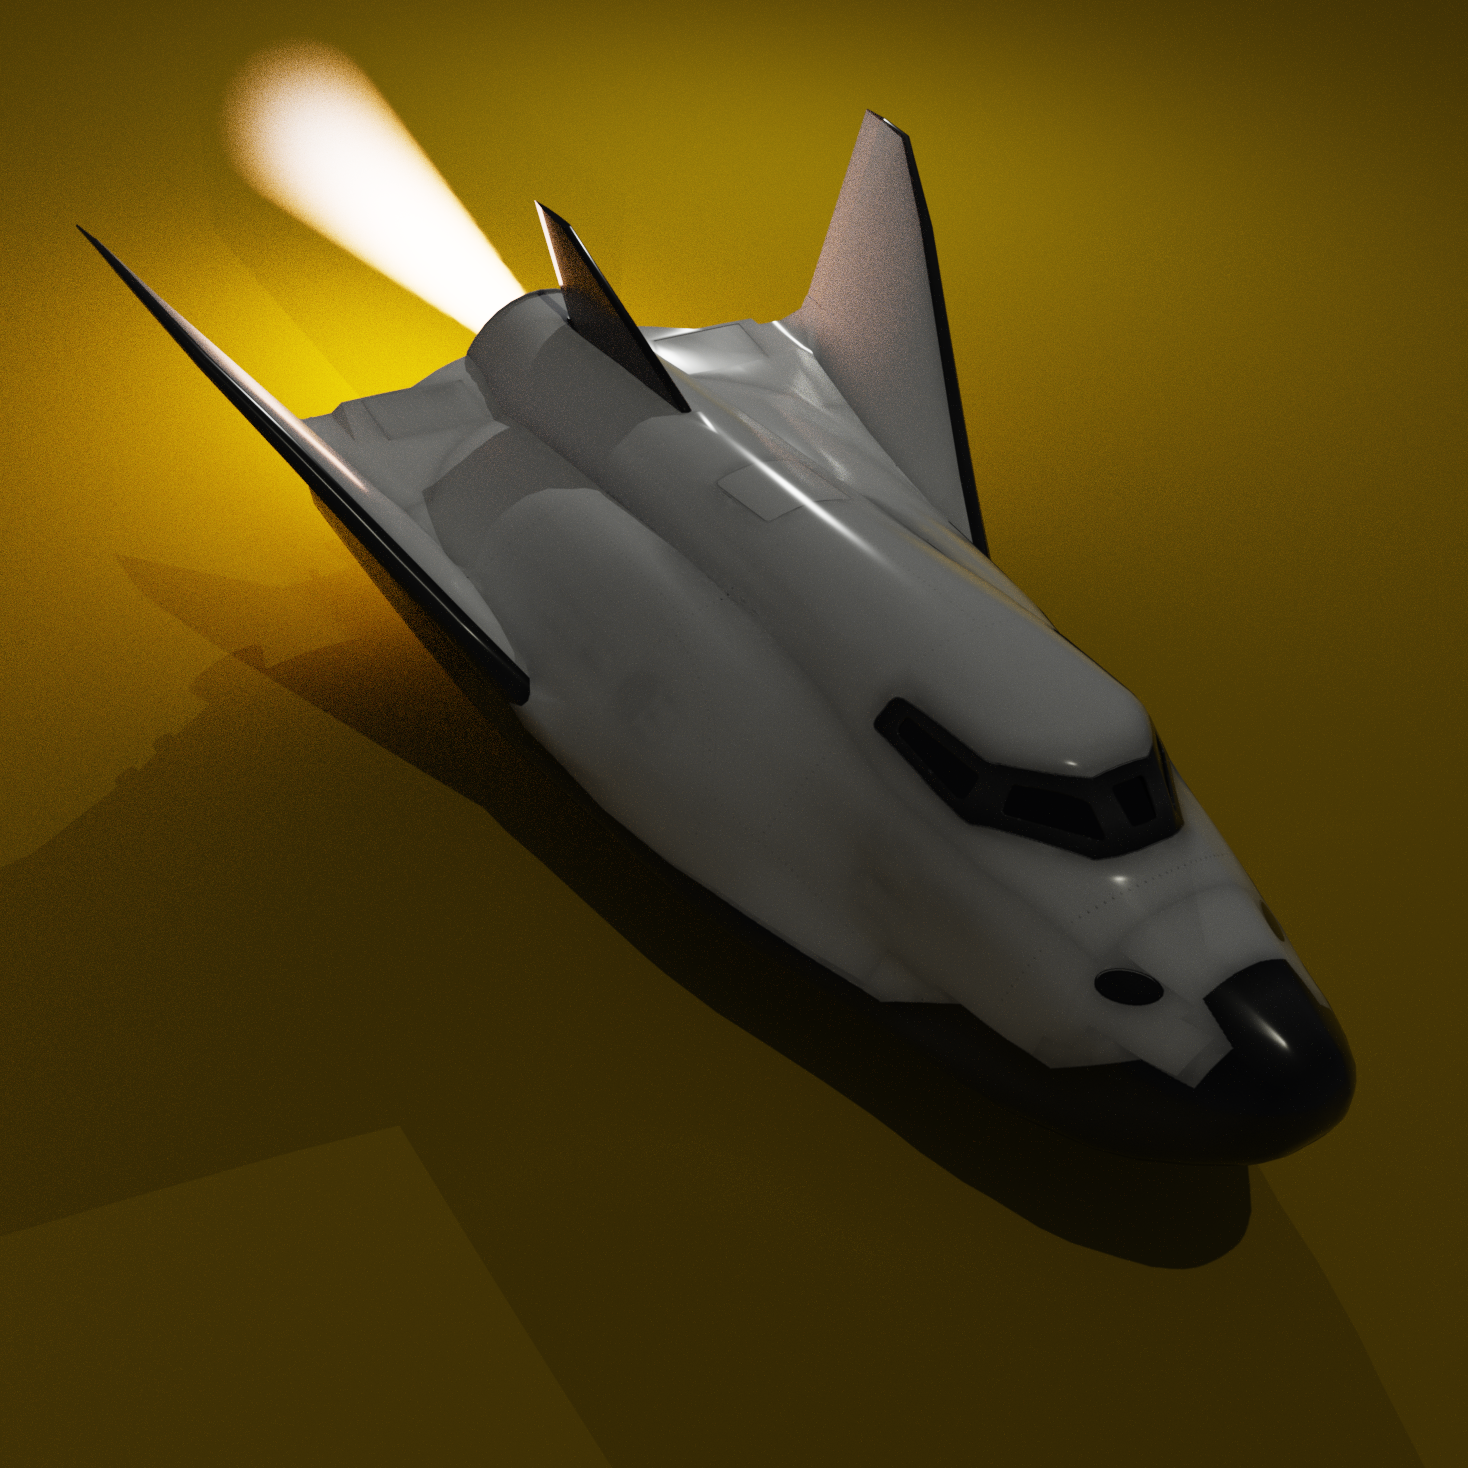

Generate this figure with Julia:
# SpaceCraft HL-20 Demo - Ray Traced Visualization
include(joinpath(@__DIR__, "..", "common", "common.jl"))
using MeshIO

# Create rocket exhaust volume with emission that fades along the plume
function create_exhaust_medium(;
    res::Int=32,
    bounds::Hikari.Bounds3,  # Required: world-space bounds for the volume
    core_color=Hikari.RGBSpectrum(0.8f0, 0.9f0, 1.0f0),   # Blue-white hot core
    edge_color=Hikari.RGBSpectrum(1.0f0, 0.4f0, 0.1f0),   # Orange edge
    emission_scale::Float32=500f0,
    density_scale::Float32=10f0
)
    Le_grid = Array{Hikari.RGBSpectrum, 3}(undef, res, res, res)
    σ_a_grid = Array{Hikari.RGBSpectrum, 3}(undef, res, res, res)
    σ_s_grid = Array{Hikari.RGBSpectrum, 3}(undef, res, res, res)

    for iz in 1:res, iy in 1:res, ix in 1:res
        x = (ix - 0.5f0) / res
        y = (iy - 0.5f0) / res
        z = (iz - 0.5f0) / res

        dx, dy = x - 0.5f0, y - 0.5f0
        r = sqrt(dx*dx + dy*dy)
        cone_radius = 0.1f0 + 0.35f0 * z
        dist_from_edge = r - cone_radius

        if dist_from_edge < 0
            z_falloff = exp(-6f0 * z)
            r_norm = r / max(cone_radius, 0.01f0)
            r_falloff = exp(-2f0 * r_norm * r_norm)
            edge_fade = clamp(-dist_from_edge / 0.05f0, 0f0, 1f0)
            intensity = z_falloff * r_falloff * edge_fade
            color = core_color * (1f0 - r_norm) + edge_color * r_norm

            Le_grid[ix, iy, iz] = color * intensity
            σ_a_grid[ix, iy, iz] = Hikari.RGBSpectrum(2.0f0) * intensity
            σ_s_grid[ix, iy, iz] = Hikari.RGBSpectrum(0.5f0) * intensity
        else
            Le_grid[ix, iy, iz] = Hikari.RGBSpectrum(0f0)
            σ_a_grid[ix, iy, iz] = Hikari.RGBSpectrum(0f0)
            σ_s_grid[ix, iy, iz] = Hikari.RGBSpectrum(0f0)
        end
    end

    return Hikari.RGBGridMedium(
        σ_a_grid=σ_a_grid, σ_s_grid=σ_s_grid, Le_grid=Le_grid,
        sigma_scale=density_scale, Le_scale=emission_scale,
        g=0.0f0, bounds=bounds
    )
end

envlight = FileIO.load(joinpath(@__DIR__, "..", "assets", "sky.exr"))

function create_scene(; resolution=(1500, 1500))
    fig = Figure(size=resolution)
    radiance = 300
    ax = LScene(fig[1, 1]; show_axis=false, scenekw=(;
        backgroundcolor=RGBf(0.02, 0.02, 0.03),
        lights=[
            PointLight(RGBf(radiance, radiance, radiance), Vec3f(-6.2, 6.88, 8.97)),
            EnvironmentLight(1.0, envlight,
                rotation_angle=90f0, rotation_axis=Vec3f(1, 0, 0)),
        ]
    ))

    # Load GLTF model via MeshIO — returns a MetaMesh with embedded materials
    # GLTF has 0.01 scale baked in, so scale up to make visible
    # From JuliaHub
    spacecraft_mesh = FileIO.load(joinpath(@__DIR__, "assets", "hl20.gltf"))
    spacecraft_material = Hikari.CoatedDiffuseMaterial(
        reflectance=(0.95f0, 0.95f0, 0.95f0),
        roughness=0.001f0, eta=1.5f0, thickness=0.03f0
    )
    p = mesh!(ax, spacecraft_mesh; material=spacecraft_material)
    Makie.scale!(p, 100, 100, 100)

    # Set up camera
    center!(ax.scene)
    cam = ax.scene.camera_controls

    # Rocket exhaust plume
    exhaust_size = Vec3f(2.0, 2.0, 5.0)
    exhaust_pos = Point3f(-1.0, 0.0, 3.4)
    exhaust_bounds = Hikari.Bounds3(exhaust_pos, exhaust_pos + exhaust_size)
    exhaust_medium = create_exhaust_medium(res=32, emission_scale=5000f0, bounds=exhaust_bounds)
    exhaust_material = Hikari.MediumInterface(
        Hikari.GlassMaterial(Kr=Hikari.RGBSpectrum(0f0), Kt=Hikari.RGBSpectrum(1f0), index=1.0f0);
        inside=exhaust_medium, outside=nothing
    )
    mesh!(ax, Rect3f(exhaust_pos, exhaust_size); material=exhaust_material)

    # Ground plane
    lookat = cam.lookat[]
    min_y = lookat[2] - 2
    ground_material = Hikari.MatteMaterial(Kd=Hikari.RGBSpectrum(0.15f0, 0.15f0, 0.18f0))
    mesh!(ax, Rect3f(Point3f(lookat[1] - 50, min_y, lookat[3] - 50), Vec3f(100, 0.1, 100));
        material=ground_material, color=Makie.wong_colors()[2])

    # Camera
    cam = cameracontrols(ax.scene)
    cam.eyeposition[] = [6.2, 7.88, -8.97]
    cam.lookat[] = [0.72, 0.29, -1.34]
    cam.upvector[] = [-0.28, 0.77, 0.57]
    cam.fov[] = 45.0
    Makie.update_cam!(ax.scene, cam)

    return fig, ax
end

function render_scene(;
    device=DEVICE,
    resolution=(1500, 1500),
    samples=1000,
    max_depth=50,
    output_path=joinpath(@__DIR__, "spacecraft.png"),
)
    fig, ax = create_scene(; resolution=resolution)
    integrator = Hikari.VolPath(samples=samples, max_depth=max_depth)
    sensor = Hikari.FilmSensor(iso=10, white_balance=6500)
    result = Makie.colorbuffer(ax.scene;
        device=device, integrator=integrator, sensor=sensor, update=false
    )
    FileIO.save(output_path, result)
    @info "Saved → $output_path"
    return result
end

# render_scene()
